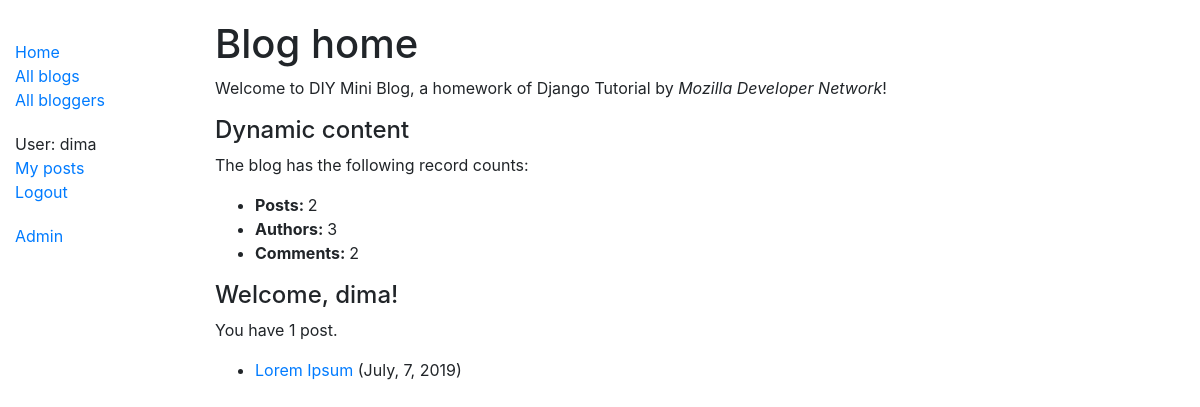
Before: /blog/ (signed in) with the older database file.
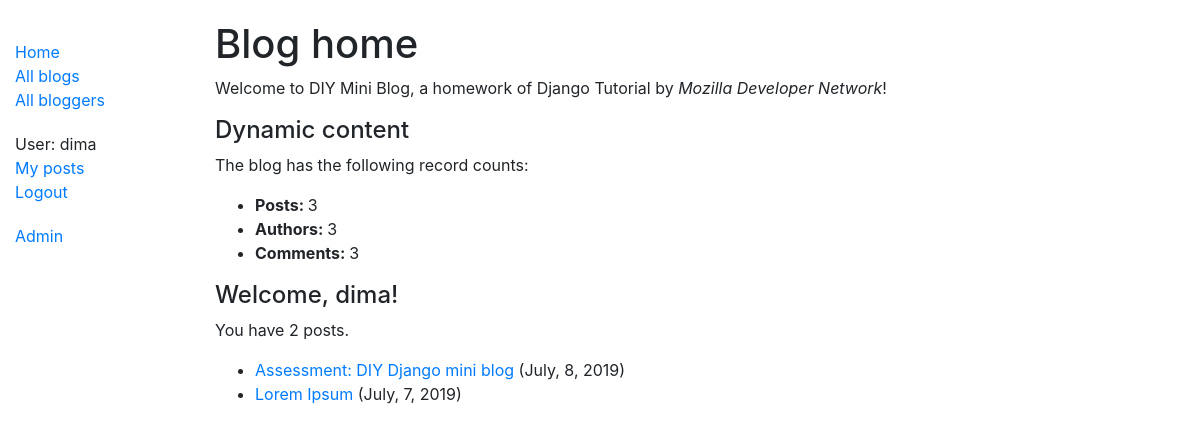
After: the same page with the newer database file.
### blog/models.py (models this page shows, shortened)
class Post(models.Model):
	title = models.CharField(max_length=100)
	body = models.TextField()
	created_at = models.DateTimeField(auto_now_add=True)
	author = models.ForeignKey(Author, on_delete=models.SET_NULL, null=True)
	def format_created_at(self):
		return self.created_at.strftime('%B, %-d, %Y')
	def get_absolute_url(self):
		return reverse('post-detail', args=[str(self.id)])
	class Meta:
		ordering = ['-created_at']

### blog/views.py (the view)
# urls.py: path('', views.index, name='index'),
def index(request):
	posts = Post.objects.all()
	num_posts = Post.objects.all().count()
	num_authors = Author.objects.all().count()
	num_comments = Comment.objects.all().count()
	num_posts_by_user = Post.objects.filter(author=request.user.id).count()
	posts_by_user = Post.objects.filter(author=request.user.id)
	context = {
		'posts': posts,
		'num_posts': num_posts,
		'num_authors': num_authors,
		'num_comments': num_comments,
		'num_posts_by_user': num_posts_by_user,
		'posts_by_user': posts_by_user
	}
	return render(request, 'index.html', context=context)

### blog/templates/index.html (shortened to what this page needs)
{% extends "base_generic.html" %}
{% block content %}
	<h1>Blog home</h1>
	<p>Welcome to DIY Mini Blog, a homework of Django Tutorial by <em>Mozilla Developer Network</em>!</p>
	<h4>Dynamic content</h4>
	<p>The blog has the following record counts:</p>
	<ul class="index-list">
		<li>
			<b>Posts: </b> {{ num_posts }}
		</li>
		<li>
			<b>Authors: </b> {{ num_authors }}
		</li>
		<li>
			<b>Comments: </b> {{ num_comments }}
		</li>
	</ul>
	{% if user.is_authenticated %}
		<h4>Welcome, {{ user.username }}!</h4>
		{% if num_posts_by_user %}
			<p>
				You have {{ num_posts_by_user }}
				{% if num_posts_by_user == 1 %}
					post.
				{% elif num_posts_by_user > 1 %}
					posts.
				{% endif %}
			</p>
			<ul>
				{% for post in posts_by_user %}
					<li>
						<a href="{{ post.get_absolute_url }}">{{ post.title }}</a> ({{ post.format_created_at }})
					</li>
				{% endfor %}
			</ul>
		{% else %}
			You have no posts yet.
		{% endif %}
	{% endif %}
{% endblock %}

Changed rows visible on the page:
added Post: title "Assessment: DIY Django mini blog", format_created_at "July, 8, 2019"
Other visible differences:
{{ num_posts }}: "2" → "3"
{{ num_comments }}: "2" → "3"
{{ num_posts_by_user }}: "1" → "2"
text no longer shown: "post."
text now shown: "posts."
